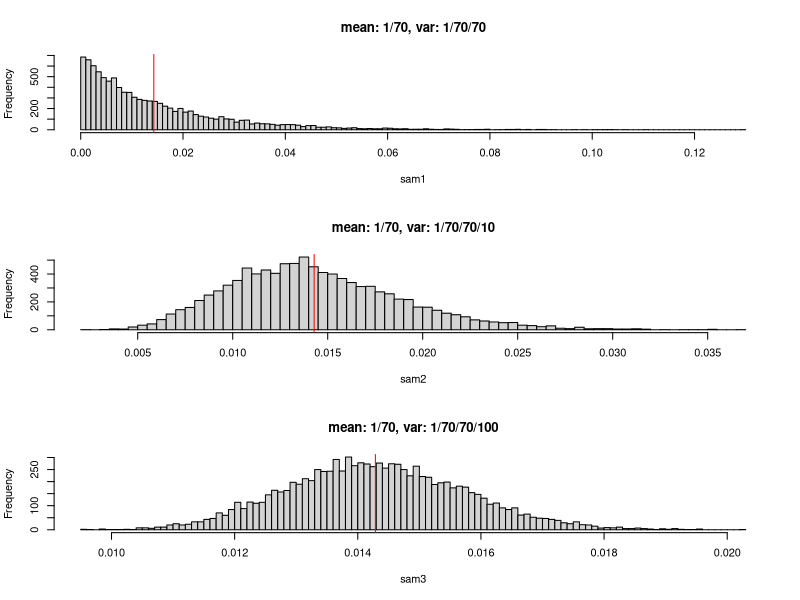

Reproduce this figure in R.

# function to compute alpha and beta from mean and varince of beta distribution
# copyed from http://stats.stackexchange.com/questions/12232/calculating-the-parameters-of-a-beta-distribution-using-the-mean-and-variance
estBetaParams <- function(mu, var) {
     alpha <- ((1 - mu) / var - 1 / mu) * mu ^ 2
     beta <- alpha * (1 / mu - 1)
     return(params = list(alpha = alpha, beta = beta))
}


mu = 1/70
var = 1/70/70

alpha = estBetaParams(mu, var)$alpha
beta = estBetaParams(mu, var)$beta

sam1 = rbeta(10000, alpha, beta)


mu = 1/70
var = 1/70/70/10

alpha = estBetaParams(mu, var)$alpha
beta = estBetaParams(mu, var)$beta

sam2 = rbeta(10000, alpha, beta)



mu = 1/70
var = 1/70/70/100

alpha = estBetaParams(mu, var)$alpha
beta = estBetaParams(mu, var)$beta

sam3 = rbeta(10000, alpha, beta)


## make a histrogam

pdf("beta.samples.pdf")
par(mfrow=c(3,1))
hist(sam1, breaks =100, main = "mean: 1/70, var: 1/70/70")
abline(v = 1/70, col="red")

hist(sam2, breaks =100, main = "mean: 1/70, var: 1/70/70/10")
abline(v = 1/70, col="red")

hist(sam3, breaks =100, main = "mean: 1/70, var: 1/70/70/100")
abline(v = 1/70, col="red")

dev.off()


